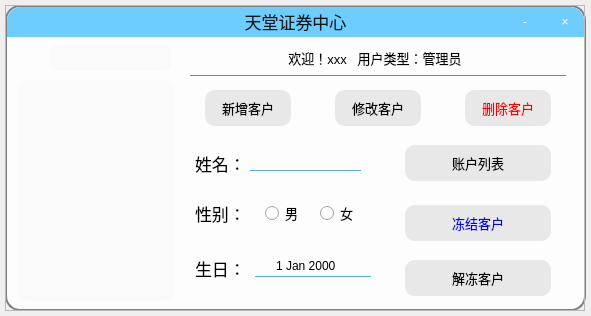
<?xml version="1.0" encoding="UTF-8"?>
<ui version="4.0">
 <class>Index_admin</class>
 <widget class="QWidget" name="Index_admin">
  <property name="geometry">
   <rect>
    <x>0</x>
    <y>0</y>
    <width>591</width>
    <height>316</height>
   </rect>
  </property>
  <property name="windowTitle">
   <string>天堂证券中心</string>
  </property>
  <widget class="QFrame" name="frame_window">
   <property name="geometry">
    <rect>
     <x>5</x>
     <y>5</y>
     <width>580</width>
     <height>306</height>
    </rect>
   </property>
   <property name="styleSheet">
    <string notr="true">QFrame[objectName=&quot;frame_window&quot;]
{
	border-radius:15px;
}</string>
   </property>
   <property name="frameShape">
    <enum>QFrame::StyledPanel</enum>
   </property>
   <property name="frameShadow">
    <enum>QFrame::Raised</enum>
   </property>
   <widget class="QPushButton" name="btn_close">
    <property name="geometry">
     <rect>
      <x>540</x>
      <y>2</y>
      <width>40</width>
      <height>30</height>
     </rect>
    </property>
    <property name="styleSheet">
     <string notr="true">QPushButton
{
	color:white;
	border-top-right-radius:14px;
	font: 20pt &quot;Calibri&quot;;/*字体*/
	background-color: rgba(255, 255, 255,0);/*背景色*/
	border:0px;
}
QPushButton:hover
{
	background-color: rgba(255, 255, 255,0.5);
	color: rgb(255, 0, 0);
}

</string>
    </property>
    <property name="text">
     <string>×</string>
    </property>
   </widget>
   <widget class="QPushButton" name="btn_minimize">
    <property name="geometry">
     <rect>
      <x>500</x>
      <y>2</y>
      <width>40</width>
      <height>30</height>
     </rect>
    </property>
    <property name="styleSheet">
     <string notr="true">QPushButton
{
	color:white;
	font: 20pt &quot;Calibri&quot;;/*字体*/
	background-color: rgba(255, 255, 255,0);/*背景色*/
	border:0px;
}
QPushButton:hover
{
	background-color: rgba(255, 255, 255,0.5);
	color: rgb(0, 0, 0)
}

</string>
    </property>
    <property name="text">
     <string>-</string>
    </property>
   </widget>
   <widget class="QLabel" name="lbl_title">
    <property name="geometry">
     <rect>
      <x>2</x>
      <y>2</y>
      <width>577</width>
      <height>30</height>
     </rect>
    </property>
    <property name="styleSheet">
     <string notr="true">font:17px;
color:rgb(20,20,20);
padding-bottom:1px;
border-top-left-radius:14px;
border-top-right-radius:14px;
background-color: rgb(110, 205, 255)</string>
    </property>
    <property name="text">
     <string>天堂证券中心</string>
    </property>
    <property name="alignment">
     <set>Qt::AlignCenter</set>
    </property>
   </widget>
   <widget class="QListView" name="lv_members">
    <property name="geometry">
     <rect>
      <x>13</x>
      <y>75</y>
      <width>156</width>
      <height>221</height>
     </rect>
    </property>
    <property name="styleSheet">
     <string notr="true">QListView
{
	border:0px solid gray;
	border-radius:10px;
	background-color: rgb(250, 250, 250);
	outline:0px;
}

QListView::item
{
	height:25px;
	border-radius:10px;
}

QListView::item:hover
{
	background-color: rgb(157, 213, 255);
	height:25px;
	border-radius:10px;
}

QListView::item:selected
{
	background-color: rgb(85, 170, 255);
	border-radius:10px;
	color:black;
}</string>
    </property>
   </widget>
   <widget class="QLineEdit" name="le_search">
    <property name="geometry">
     <rect>
      <x>45</x>
      <y>40</y>
      <width>121</width>
      <height>26</height>
     </rect>
    </property>
    <property name="styleSheet">
     <string notr="true">border:0px solid gray;
border-radius:7px;
padding-left:3px;
padding-bottom:2px;
font:13px;
background-color: rgb(250, 250, 250);</string>
    </property>
    <property name="text">
     <string/>
    </property>
   </widget>
   <widget class="QPushButton" name="btn_add_user">
    <property name="geometry">
     <rect>
      <x>200</x>
      <y>85</y>
      <width>86</width>
      <height>36</height>
     </rect>
    </property>
    <property name="styleSheet">
     <string notr="true">QPushButton
{
	border:0px solid gray;
	border-radius:10px;
	background-color: rgb(232, 232, 232);
	font:13px;
}
QPushButton::hover
{
	border:2px solid rgb(0, 170, 255);
}
</string>
    </property>
    <property name="text">
     <string>新增客户</string>
    </property>
   </widget>
   <widget class="QPushButton" name="btn_remove_user">
    <property name="geometry">
     <rect>
      <x>460</x>
      <y>85</y>
      <width>86</width>
      <height>36</height>
     </rect>
    </property>
    <property name="styleSheet">
     <string notr="true">QPushButton
{
	border:0px solid gray;
	border-radius:10px;
	background-color: rgb(232, 232, 232);
	color:red;
	font:13px;
}
QPushButton::hover
{
	border:2px solid red;
}
</string>
    </property>
    <property name="text">
     <string>删除客户</string>
    </property>
   </widget>
   <widget class="QPushButton" name="btn_edit_user">
    <property name="geometry">
     <rect>
      <x>330</x>
      <y>85</y>
      <width>86</width>
      <height>36</height>
     </rect>
    </property>
    <property name="styleSheet">
     <string notr="true">QPushButton
{
	border:0px solid gray;
	border-radius:10px;
	background-color: rgb(232, 232, 232);
	font:13px;
}
QPushButton::hover
{
	border:2px solid rgb(0, 170, 255);
}
</string>
    </property>
    <property name="text">
     <string>修改客户</string>
    </property>
   </widget>
   <widget class="QDateEdit" name="de_birthday">
    <property name="geometry">
     <rect>
      <x>250</x>
      <y>250</y>
      <width>116</width>
      <height>22</height>
     </rect>
    </property>
    <property name="styleSheet">
     <string notr="true">background-color: rgba(255, 255, 255,0);
border:1px solid white;
border-left-color: rgba(255, 255, 255,0);
border-right-color: rgba(255, 255, 255,0);
border-top-color: rgba(255, 255, 255,0);
border-bottom-color: rgb(85, 170, 255);
font: 15pt &quot;Calibri&quot;;</string>
    </property>
    <property name="alignment">
     <set>Qt::AlignCenter</set>
    </property>
   </widget>
   <widget class="QRadioButton" name="rb_male">
    <property name="geometry">
     <rect>
      <x>260</x>
      <y>195</y>
      <width>51</width>
      <height>26</height>
     </rect>
    </property>
    <property name="styleSheet">
     <string notr="true">font:13px</string>
    </property>
    <property name="text">
     <string>男</string>
    </property>
   </widget>
   <widget class="QRadioButton" name="rb_female">
    <property name="geometry">
     <rect>
      <x>315</x>
      <y>195</y>
      <width>51</width>
      <height>26</height>
     </rect>
    </property>
    <property name="styleSheet">
     <string notr="true">font:13px</string>
    </property>
    <property name="text">
     <string>女</string>
    </property>
   </widget>
   <widget class="QLineEdit" name="le_name">
    <property name="geometry">
     <rect>
      <x>245</x>
      <y>140</y>
      <width>111</width>
      <height>26</height>
     </rect>
    </property>
    <property name="styleSheet">
     <string notr="true">QLineEdit
{
	
	background-color: rgba(255, 255, 255,0);
	border:1px solid white;
	border-left-color: rgba(255, 255, 255,0);
	border-right-color: rgba(255, 255, 255,0);
	border-top-color: rgba(255, 255, 255,0);
	border-bottom-color: rgb(85, 170, 255);
	font: 15pt &quot;Calibri&quot;;
}

QLineEdit:hover
{
	border-bottom-color: rgba(85, 170, 255,0.6);
}</string>
    </property>
    <property name="alignment">
     <set>Qt::AlignCenter</set>
    </property>
   </widget>
   <widget class="QLabel" name="lbl_name">
    <property name="geometry">
     <rect>
      <x>190</x>
      <y>145</y>
      <width>66</width>
      <height>26</height>
     </rect>
    </property>
    <property name="styleSheet">
     <string notr="true">font:17px;</string>
    </property>
    <property name="text">
     <string>姓名：</string>
    </property>
   </widget>
   <widget class="QLabel" name="lbl_birthday">
    <property name="geometry">
     <rect>
      <x>190</x>
      <y>250</y>
      <width>66</width>
      <height>26</height>
     </rect>
    </property>
    <property name="styleSheet">
     <string notr="true">font:17px;</string>
    </property>
    <property name="text">
     <string>生日：</string>
    </property>
   </widget>
   <widget class="QLabel" name="lbl_sex">
    <property name="geometry">
     <rect>
      <x>190</x>
      <y>195</y>
      <width>66</width>
      <height>26</height>
     </rect>
    </property>
    <property name="styleSheet">
     <string notr="true">font:17px;</string>
    </property>
    <property name="text">
     <string>性别：</string>
    </property>
   </widget>
   <widget class="QPushButton" name="btn_account_list">
    <property name="geometry">
     <rect>
      <x>400</x>
      <y>140</y>
      <width>146</width>
      <height>36</height>
     </rect>
    </property>
    <property name="styleSheet">
     <string notr="true">QPushButton
{
	border:0px solid gray;
	border-radius:10px;
	background-color: rgb(232, 232, 232);
	font:13px;
}
QPushButton::hover
{
	border:2px solid rgb(0, 170, 255);
}
</string>
    </property>
    <property name="text">
     <string>账户列表</string>
    </property>
   </widget>
   <widget class="QPushButton" name="btn_freeze_user">
    <property name="geometry">
     <rect>
      <x>400</x>
      <y>200</y>
      <width>146</width>
      <height>36</height>
     </rect>
    </property>
    <property name="styleSheet">
     <string notr="true">QPushButton
{
	border:0px solid gray;
	border-radius:10px;
	background-color: rgb(232, 232, 232);
	color:blue;
	font:13px;
}
QPushButton::hover
{
	border:2px solid blue;
}
</string>
    </property>
    <property name="text">
     <string>冻结客户</string>
    </property>
   </widget>
   <widget class="QPushButton" name="btn_unfreeze_user">
    <property name="geometry">
     <rect>
      <x>400</x>
      <y>255</y>
      <width>146</width>
      <height>36</height>
     </rect>
    </property>
    <property name="styleSheet">
     <string notr="true">QPushButton
{
	border:0px solid gray;
	border-radius:10px;
	background-color: rgb(232, 232, 232);
	font:13px;
}
QPushButton::hover
{
	border:2px solid rgb(0, 170, 255);
}
</string>
    </property>
    <property name="text">
     <string>解冻客户</string>
    </property>
   </widget>
   <zorder>lbl_title</zorder>
   <zorder>btn_close</zorder>
   <zorder>btn_minimize</zorder>
   <zorder>lv_members</zorder>
   <zorder>le_search</zorder>
   <zorder>btn_add_user</zorder>
   <zorder>btn_remove_user</zorder>
   <zorder>btn_edit_user</zorder>
   <zorder>de_birthday</zorder>
   <zorder>rb_male</zorder>
   <zorder>rb_female</zorder>
   <zorder>le_name</zorder>
   <zorder>lbl_name</zorder>
   <zorder>lbl_birthday</zorder>
   <zorder>lbl_sex</zorder>
   <zorder>btn_account_list</zorder>
   <zorder>btn_freeze_user</zorder>
   <zorder>btn_unfreeze_user</zorder>
  </widget>
  <widget class="QFrame" name="frame_blur">
   <property name="geometry">
    <rect>
     <x>5</x>
     <y>5</y>
     <width>581</width>
     <height>306</height>
    </rect>
   </property>
   <property name="styleSheet">
    <string notr="true">background-color:rgba(255, 255, 255,0.9);
border:2px solid gray;
border-radius:15px;</string>
   </property>
   <property name="frameShape">
    <enum>QFrame::StyledPanel</enum>
   </property>
   <property name="frameShadow">
    <enum>QFrame::Raised</enum>
   </property>
  </widget>
  <widget class="QLabel" name="lbl_search">
   <property name="geometry">
    <rect>
     <x>18</x>
     <y>48</y>
     <width>23</width>
     <height>23</height>
    </rect>
   </property>
   <property name="styleSheet">
    <string notr="true">border-image:url(Resources/find_25x25.png);</string>
   </property>
   <property name="text">
    <string/>
   </property>
  </widget>
  <widget class="QLabel" name="lbl_welcome">
   <property name="geometry">
    <rect>
     <x>200</x>
     <y>45</y>
     <width>350</width>
     <height>26</height>
    </rect>
   </property>
   <property name="styleSheet">
    <string notr="true">background-color: rgba(85, 255, 255,0);
border:0px;
font: 13px;</string>
   </property>
   <property name="text">
    <string>欢迎！xxx   用户类型：管理员</string>
   </property>
   <property name="alignment">
    <set>Qt::AlignCenter</set>
   </property>
  </widget>
  <widget class="QLabel" name="lbl_state_div">
   <property name="geometry">
    <rect>
     <x>190</x>
     <y>75</y>
     <width>376</width>
     <height>1</height>
    </rect>
   </property>
   <property name="styleSheet">
    <string notr="true">background-color: rgba(85, 255, 255,0);
border:1px solid gray;
font: 13px;</string>
   </property>
   <property name="text">
    <string/>
   </property>
   <property name="alignment">
    <set>Qt::AlignCenter</set>
   </property>
  </widget>
  <zorder>frame_blur</zorder>
  <zorder>frame_window</zorder>
  <zorder>lbl_search</zorder>
  <zorder>lbl_state_div</zorder>
  <zorder>lbl_welcome</zorder>
 </widget>
 <layoutdefault spacing="6" margin="11"/>
 <resources/>
 <connections>
  <connection>
   <sender>btn_minimize</sender>
   <signal>clicked()</signal>
   <receiver>Index_admin</receiver>
   <slot>btn_minimize_click()</slot>
   <hints>
    <hint type="sourcelabel">
     <x>544</x>
     <y>17</y>
    </hint>
    <hint type="destinationlabel">
     <x>590</x>
     <y>0</y>
    </hint>
   </hints>
  </connection>
  <connection>
   <sender>btn_close</sender>
   <signal>clicked()</signal>
   <receiver>Index_admin</receiver>
   <slot>btn_close_click()</slot>
   <hints>
    <hint type="sourcelabel">
     <x>584</x>
     <y>20</y>
    </hint>
    <hint type="destinationlabel">
     <x>590</x>
     <y>0</y>
    </hint>
   </hints>
  </connection>
  <connection>
   <sender>lv_members</sender>
   <signal>clicked(QModelIndex_admin)</signal>
   <receiver>Index_admin</receiver>
   <slot>lv_members_click(QModelIndex_admin)</slot>
   <hints>
    <hint type="sourcelabel">
     <x>115</x>
     <y>106</y>
    </hint>
    <hint type="destinationlabel">
     <x>139</x>
     <y>0</y>
    </hint>
   </hints>
  </connection>
  <connection>
   <sender>btn_add_user</sender>
   <signal>clicked()</signal>
   <receiver>Index_admin</receiver>
   <slot>btn_add_user_click()</slot>
   <hints>
    <hint type="sourcelabel">
     <x>224</x>
     <y>107</y>
    </hint>
    <hint type="destinationlabel">
     <x>203</x>
     <y>0</y>
    </hint>
   </hints>
  </connection>
  <connection>
   <sender>btn_remove_user</sender>
   <signal>clicked()</signal>
   <receiver>Index_admin</receiver>
   <slot>btn_remove_user_click()</slot>
   <hints>
    <hint type="sourcelabel">
     <x>501</x>
     <y>117</y>
    </hint>
    <hint type="destinationlabel">
     <x>291</x>
     <y>0</y>
    </hint>
   </hints>
  </connection>
  <connection>
   <sender>btn_edit_user</sender>
   <signal>clicked()</signal>
   <receiver>Index_admin</receiver>
   <slot>btn_edit_user_click()</slot>
   <hints>
    <hint type="sourcelabel">
     <x>385</x>
     <y>116</y>
    </hint>
    <hint type="destinationlabel">
     <x>257</x>
     <y>0</y>
    </hint>
   </hints>
  </connection>
  <connection>
   <sender>btn_account_list</sender>
   <signal>clicked()</signal>
   <receiver>Index_admin</receiver>
   <slot>btn_account_list_click()</slot>
   <hints>
    <hint type="sourcelabel">
     <x>484</x>
     <y>168</y>
    </hint>
    <hint type="destinationlabel">
     <x>433</x>
     <y>0</y>
    </hint>
   </hints>
  </connection>
  <connection>
   <sender>btn_freeze_user</sender>
   <signal>clicked()</signal>
   <receiver>Index_admin</receiver>
   <slot>btn_freeze_user_click()</slot>
   <hints>
    <hint type="sourcelabel">
     <x>434</x>
     <y>213</y>
    </hint>
    <hint type="destinationlabel">
     <x>480</x>
     <y>-18</y>
    </hint>
   </hints>
  </connection>
  <connection>
   <sender>btn_unfreeze_user</sender>
   <signal>clicked()</signal>
   <receiver>Index_admin</receiver>
   <slot>btn_unfreeze_user_click()</slot>
   <hints>
    <hint type="sourcelabel">
     <x>519</x>
     <y>279</y>
    </hint>
    <hint type="destinationlabel">
     <x>595</x>
     <y>270</y>
    </hint>
   </hints>
  </connection>
 </connections>
 <slots>
  <slot>btn_minimize_click()</slot>
  <slot>btn_close_click()</slot>
  <slot>lv_members_click(QModelIndex_admin)</slot>
  <slot>btn_add_user_click()</slot>
  <slot>btn_remove_user_click()</slot>
  <slot>btn_edit_user_click()</slot>
  <slot>btn_account_list_click()</slot>
  <slot>btn_freeze_user_click()</slot>
  <slot>btn_unfreeze_user_click()</slot>
 </slots>
</ui>
